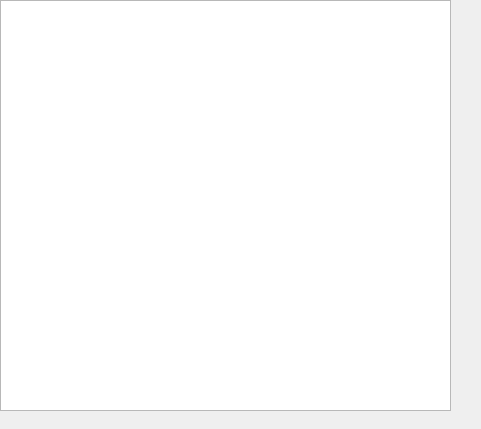
<?xml version="1.0" encoding="UTF-8"?>
<ui version="4.0">
 <class>CameraContent</class>
 <widget class="QWidget" name="CameraContent">
  <property name="geometry">
   <rect>
    <x>0</x>
    <y>0</y>
    <width>481</width>
    <height>429</height>
   </rect>
  </property>
  <property name="font">
   <font>
    <family>MS Shell Dlg 2</family>
   </font>
  </property>
  <property name="windowTitle">
   <string>Form</string>
  </property>
  <widget class="QGraphicsView" name="graphicsView">
   <property name="geometry">
    <rect>
     <x>0</x>
     <y>0</y>
     <width>451</width>
     <height>411</height>
    </rect>
   </property>
  </widget>
  <widget class="QLabel" name="labelConvBelt">
   <property name="geometry">
    <rect>
     <x>420</x>
     <y>20</y>
     <width>91</width>
     <height>411</height>
    </rect>
   </property>
   <property name="text">
    <string/>
   </property>
  </widget>
 </widget>
 <resources/>
 <connections/>
</ui>
